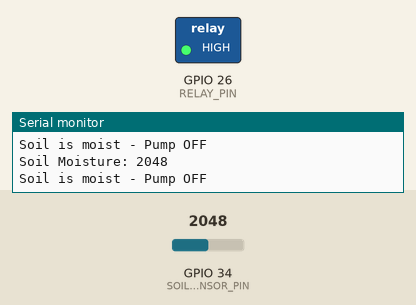
Recording of a sketch running on a simulated ESP32. Parts: switched loads named in the sketch (green lamp = pin HIGH), the last lines printed to the serial monitor. The inputs (shaded band) are chosen by the test bench; at power-on: GPIO 34 (SOIL_SENSOR_PIN) = 2048.

Above: at 2.8 s.
2.9 s: GPIO 34 (SOIL_SENSOR_PIN) set to 2439
5.6 s: GPIO 34 (SOIL_SENSOR_PIN) set to 2565
At 7.0 s:
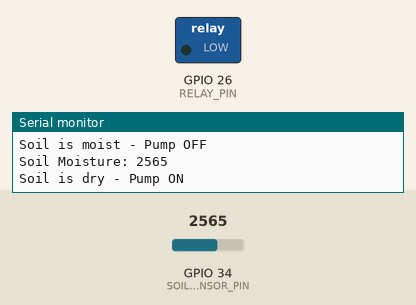
8.3 s: GPIO 34 (SOIL_SENSOR_PIN) set to 2460
At 11.2 s:
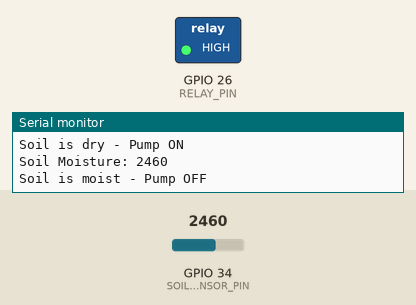
11.5 s: GPIO 34 (SOIL_SENSOR_PIN) set to 2540
At 12.8 s:
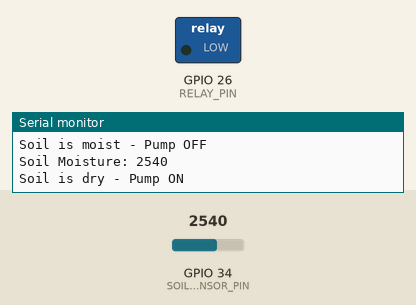
Timing chart, 0 to 14.5 s (numbered marks = the images above; inputs shaded):
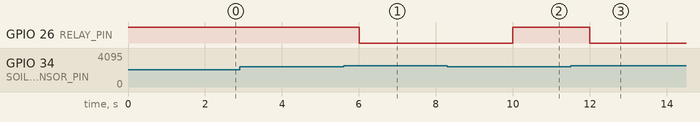

Measured:
- the behaviour switches between 2500 and 2501 on GPIO 34 (SOIL_SENSOR_PIN) (found by bisection; images 0 and 1)
- after the input at 5.6 s, GPIO 26 (RELAY_PIN): HIGH → LOW after 0.40 s
- after the input at 8.3 s, GPIO 26 (RELAY_PIN): LOW → HIGH after 1.7 s
- after the input at 11.5 s, GPIO 26 (RELAY_PIN): HIGH → LOW after 0.50 s

The sketch:

Plant-Watering-System.ino
```cpp
#define SOIL_SENSOR_PIN 34
#define RELAY_PIN 26

// Adjust this threshold after testing your sensor
const int DRY_THRESHOLD = 2500;

// Most relay modules are active LOW
const int PUMP_ON = LOW;
const int PUMP_OFF = HIGH;

void setup() {
  Serial.begin(115200);

  pinMode(SOIL_SENSOR_PIN, INPUT);
  pinMode(RELAY_PIN, OUTPUT);

  digitalWrite(RELAY_PIN, PUMP_OFF);

  Serial.println("ESP32 Plant Watering System Started");
}

void loop() {
  int moisture = analogRead(SOIL_SENSOR_PIN);

  Serial.print("Soil Moisture: ");
  Serial.println(moisture);

  if (moisture > DRY_THRESHOLD) {
    digitalWrite(RELAY_PIN, PUMP_ON);
    Serial.println("Soil is dry - Pump ON");
  } else {
    digitalWrite(RELAY_PIN, PUMP_OFF);
    Serial.println("Soil is moist - Pump OFF");
  }

  delay(2000);
}
```
